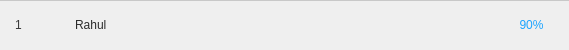
<?xml version="1.0" encoding="UTF-8"?>
<ui version="4.0">
 <class>reportStudentNameRow</class>
 <widget class="QWidget" name="reportStudentNameRow">
  <property name="geometry">
   <rect>
    <x>0</x>
    <y>0</y>
    <width>569</width>
    <height>50</height>
   </rect>
  </property>
  <property name="sizePolicy">
   <sizepolicy hsizetype="Preferred" vsizetype="Preferred">
    <horstretch>0</horstretch>
    <verstretch>0</verstretch>
   </sizepolicy>
  </property>
  <property name="minimumSize">
   <size>
    <width>0</width>
    <height>50</height>
   </size>
  </property>
  <property name="maximumSize">
   <size>
    <width>16777215</width>
    <height>50</height>
   </size>
  </property>
  <property name="windowTitle">
   <string>Form</string>
  </property>
  <property name="styleSheet">
   <string notr="true">#reportStudentNameRow{border-top: 1px solid;
border-top-color: rgb(200,200,200);}
#reportStudentNameRow:hover{
background-color: rgba(51, 143, 255,10)}
QLabel{background-color:transparent;

font: 10pt &quot;Segoe UI&quot;;}</string>
  </property>
  <layout class="QHBoxLayout" name="horizontalLayout">
   <property name="spacing">
    <number>0</number>
   </property>
   <property name="leftMargin">
    <number>15</number>
   </property>
   <property name="topMargin">
    <number>0</number>
   </property>
   <property name="rightMargin">
    <number>0</number>
   </property>
   <property name="bottomMargin">
    <number>0</number>
   </property>
   <item>
    <widget class="QLabel" name="sNumber">
     <property name="sizePolicy">
      <sizepolicy hsizetype="Fixed" vsizetype="Fixed">
       <horstretch>55</horstretch>
       <verstretch>0</verstretch>
      </sizepolicy>
     </property>
     <property name="minimumSize">
      <size>
       <width>60</width>
       <height>0</height>
      </size>
     </property>
     <property name="styleSheet">
      <string notr="true">color: #383838; font: 600 10pt &quot;Segoe UI&quot;;</string>
     </property>
     <property name="text">
      <string>1</string>
     </property>
     <property name="alignment">
      <set>Qt::AlignmentFlag::AlignLeading|Qt::AlignmentFlag::AlignLeft|Qt::AlignmentFlag::AlignVCenter</set>
     </property>
    </widget>
   </item>
   <item>
    <widget class="QLabel" name="name">
     <property name="sizePolicy">
      <sizepolicy hsizetype="Preferred" vsizetype="Fixed">
       <horstretch>0</horstretch>
       <verstretch>0</verstretch>
      </sizepolicy>
     </property>
     <property name="styleSheet">
      <string notr="true">color: rgb(43, 43, 43); font: 600 12pt &quot;Segoe UI&quot;;</string>
     </property>
     <property name="text">
      <string>Rahul</string>
     </property>
    </widget>
   </item>
   <item>
    <widget class="QLabel" name="rate">
     <property name="sizePolicy">
      <sizepolicy hsizetype="Preferred" vsizetype="Fixed">
       <horstretch>0</horstretch>
       <verstretch>0</verstretch>
      </sizepolicy>
     </property>
     <property name="maximumSize">
      <size>
       <width>75</width>
       <height>16777215</height>
      </size>
     </property>
     <property name="styleSheet">
      <string notr="true">color: rgb(28, 164, 255);
font: 700 12pt &quot;Segoe UI&quot;;</string>
     </property>
     <property name="text">
      <string>90%</string>
     </property>
     <property name="alignment">
      <set>Qt::AlignmentFlag::AlignCenter</set>
     </property>
    </widget>
   </item>
  </layout>
 </widget>
 <resources/>
 <connections/>
</ui>
